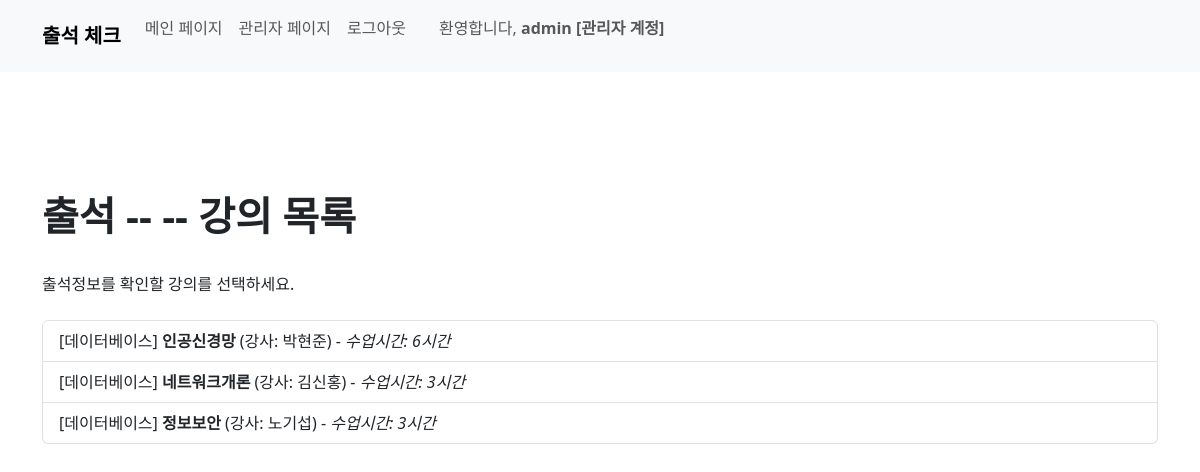
Before: /course/attendance_course_list/1/ (signed in) with the older database file.
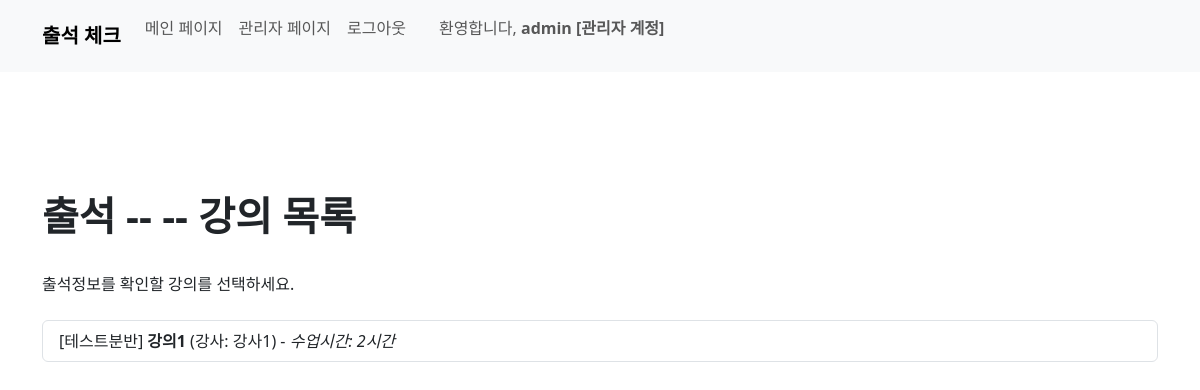
After: the same page with the newer database file.
### course/models.py (models this page shows, shortened)
class Course(models.Model):
    course_name = models.CharField(max_length=50)
    teacher_name = models.CharField(max_length=20)
    division_name = models.ForeignKey(Division, on_delete=models.CASCADE)
    start_date = models.DateField()
    start_at = models.TimeField()
    end_at = models.TimeField()
    hours = models.IntegerField()

### user/models.py (models this page shows)
class Division(models.Model):
    name = models.CharField(max_length=50)
    def __str__(self):
        return self.name

### course/views.py (the view)
# urls.py: path('attendance_course_list/<int:pk>/', views.attendance_course_list, name='attendance_course_list'),
@user_passes_test(lambda u: u.is_staff, login_url='/') # 권한 없으면 홈으로
def attendance_course_list(request, pk):
    course = Course.objects.filter(division_name_id=pk)
    context = {
        'course': course
    }
    return render(request, 'attendance_board/attendance_course_list.html', context)

### course/templates/attendance_board/attendance_course_list.html (shortened to what this page needs)
{% load static %}
{% load django_bootstrap5 %}
{% bootstrap_css %}
<!DOCTYPE html>
<html>
<head>
</head>
<body>
  {% include 'home/navbar.html' %}
  <br><br><br>
    <div class="container">
      <br><br>
      <h1><b>출석 -- {{division.name}} -- 강의 목록</b></h1>
      <br>
      출석정보를 확인할 강의를 선택하세요.
      <br><br>
      <div class="list-group">
        {% for c in course %}
          <a href="{% url 'course:attendance_course_board' c.pk %}" class="list-group-item list-group-item-action">
            [{{ c.division_name }}] <b>{{ c.course_name }}</b> (강사: {{ c.teacher_name }}) - <i>수업시간: {{ c.hours }}시간</i>
        </a>
        {% endfor %}
      </div>
  </div>
</body>
</html>

Changed rows visible on the page:
removed Course: division_name "데이터베이스", course_name "인공신경망", teacher_name "박현준", hours "6"
removed Course: division_name "데이터베이스", course_name "네트워크개론", teacher_name "김신홍", hours "3"
removed Course: division_name "데이터베이스", course_name "정보보안", teacher_name "노기섭", hours "3"
added Course: division_name "테스트분반", course_name "강의1", teacher_name "강사1", hours "2"
